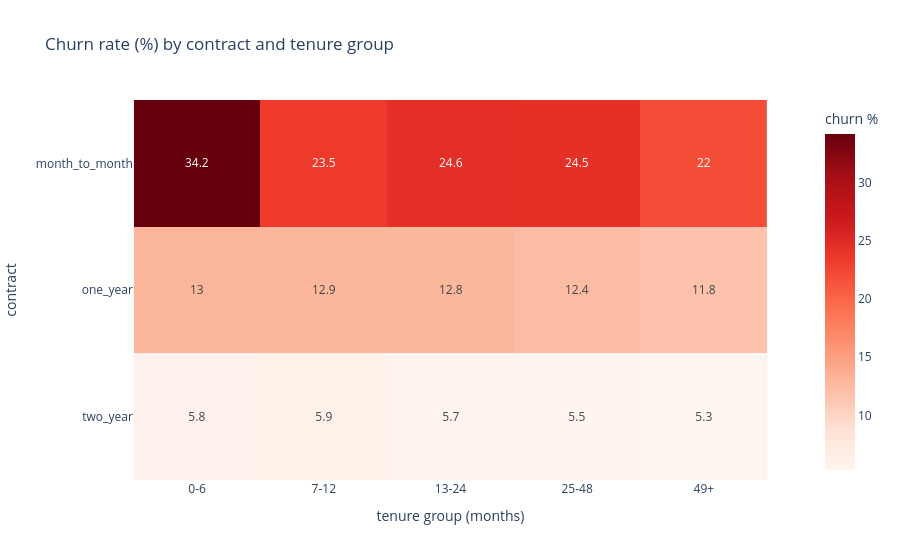

Notebook source saved alongside this figure:
### Code cell
segments = train_fe.pivot_table(index="contract", columns="tenure_group", values=target, aggfunc="mean") * 100
segments = segments[["0-6", "7-12", "13-24", "25-48", "49+"]]
fig = px.imshow(segments.round(1), text_auto=True, color_continuous_scale="Reds",
                labels={"x": "tenure group (months)", "y": "contract", "color": "churn %"},
                title="Churn rate (%) by contract and tenure group")
fig.show()
dashboard_figures.append(fig)

### Figure 1 — Plotly figure (JSON) as saved in the notebook; plotly's stock layout.template omitted (floating-point values rounded to 4 significant figures)
{"data": [{"coloraxis": "coloraxis", "hovertemplate": "tenure group (months): %{x}<br>contract: %{y}<br>churn %: %{z}<extra></extra>", "name": "0", "texttemplate": "%{z}", "type": "heatmap", "x": ["0-6", "7-12", "13-24", "25-48", "49+"], "xaxis": "x", "y": ["month_to_month", "one_year", "two_year"], "yaxis": "y", "z": [[34.2, 23.5, 24.6, 24.5, 22], [13, 12.9, 12.8, 12.4, 11.8], [5.8, 5.9, 5.7, 5.5, 5.3]]}], "layout": {"coloraxis": {"colorbar": {"title": {"text": "churn %"}}, "colorscale": [[0, "rgb(255,245,240)"], [0.125, "rgb(254,224,210)"], [0.25, "rgb(252,187,161)"], [0.375, "rgb(252,146,114)"], [0.5, "rgb(251,106,74)"], [0.625, "rgb(239,59,44)"], [0.75, "rgb(203,24,29)"], [0.875, "rgb(165,15,21)"], [1, "rgb(103,0,13)"]]}, "title": {"text": "Churn rate (%) by contract and tenure group"}, "xaxis": {"anchor": "y", "constrain": "domain", "domain": [0, 1], "scaleanchor": "y", "title": {"text": "tenure group (months)"}}, "yaxis": {"anchor": "x", "autorange": "reversed", "constrain": "domain", "domain": [0, 1], "title": {"text": "contract"}}}}
